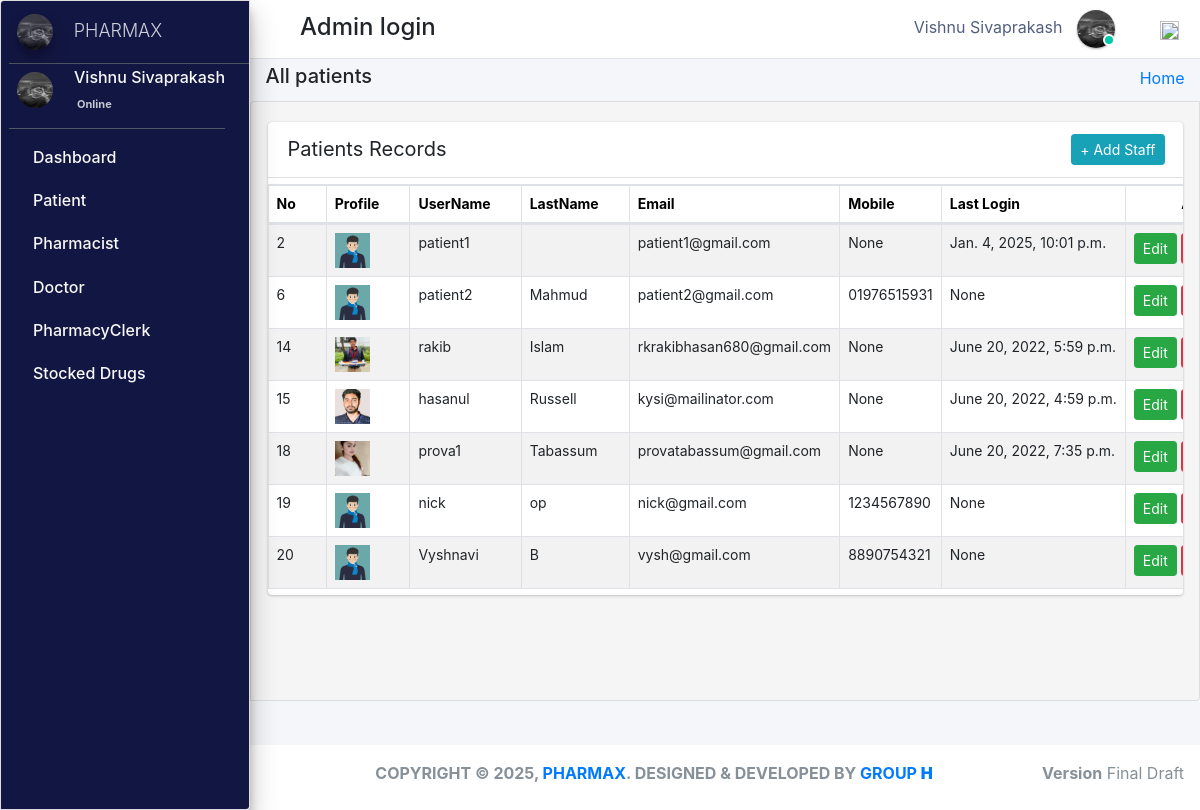
/admin_user/all_patients/ (signed in), run on the app's committed database.
### pharmacy/models.py (models this page shows, shortened)
class CustomUser(AbstractUser):
    user_type_data = ((1, "AdminHOD"), (2, "Pharmacist"), (3, "Doctor"), (4, "PharmacyClerk"),(5, "Patients"))
    user_type = models.CharField(default=1, choices=user_type_data, max_length=10)

class AdminHOD(models.Model):
    gender_category=(
        ('Male','Male'),
        ('Female','Female'),
    )
    admin = models.OneToOneField(CustomUser,null=True, on_delete = models.CASCADE)
    emp_no= models.CharField(max_length=100,null=True,blank=True)
    gender=models.CharField(max_length=100,null=True,choices=gender_category)
    mobile=models.CharField(max_length=10,null=True,blank=True)
    address=models.CharField(max_length=300,null=True,blank=True)
    profile_pic=models.ImageField(default="admin.png",null=True,blank=True)
    created_at = models.DateTimeField(auto_now_add=True)
    updated_at = models.DateTimeField(auto_now=True)
    date_employed=models.DateTimeField(auto_now_add=True, auto_now=False)
    objects = models.Manager()

class Patients(models.Model):
    gender_category=(
        ('Male','Male'),
        ('Female','Female'),
    )
    admin = models.OneToOneField(CustomUser,null=True, on_delete = models.CASCADE)
    reg_no=models.CharField(max_length=30,null=True,blank=True,unique=True)
    gender=models.CharField(max_length=7,null=True,blank=True,choices=gender_category)
    first_name=models.CharField(max_length=20,null=True,blank=True)
    last_name=models.CharField(max_length=20,null=True,blank=True)
    dob=models.DateTimeField(auto_now_add= False, auto_now=False,null=True,blank=True)
    phone_number=models.CharField(max_length=10,null=True,blank=True)
    profile_pic=models.ImageField(default="patient.jpg",null=True,blank=True)
    age= models.IntegerField(default='0', blank=True, null=True)
    address=models.CharField(max_length=300,null=True,blank=True)
    date_admitted=models.DateTimeField(auto_now_add=True, auto_now=False)
    last_updated = models.DateTimeField(auto_now_add=False, auto_now=True)

### pharmacy/HODViews.py (the view, shortened to what this page needs)
# urls.py: path('admin_user/all_patients/',HODViews.allPatients,name='all_patients'),
def allPatients(request):
    form=PatientSearchForm1(request.POST or None)
    patients=Patients.objects.all()
    context={
        "patients":patients,
        "form":form,
        "title":"Admitted Patients"
    }
    return render(request,'hod_templates/admited_patients.html',context)

### pharmacy/LoginCheckMiddleWare.py (called while the page is built, shortened)
    def process_view(self, request, view_func, view_args, view_kwargs):
        modulename = view_func.__module__
        user = request.user
        if user.is_authenticated:
            if user.user_type == "1":
                if modulename == "pharmacy.HODViews":
                    pass
                elif modulename == "":
                    pass
                elif modulename == "pharmacy.views" or modulename == "django.views.static":
                    pass
                else:
                    pass
            else:
                return redirect("login")
        else:
            if request.path == reverse("login"):
                pass
            else:
                return redirect("login")

### pharmacy/templates/hod_templates/admited_patients.html (shortened to what this page needs)
{% extends 'hod_templates/base_template.html'%}
{% load static %}
{% block page_title %}
<h5>All patients</h5>
{% endblock page_title %}
{% block main_content %}
<section class="content">
    <div class="row">
        <div class="col-md-12 px-3">
            <div class="card card-primar sc">
                <div class="card-header">
                    <span>Patients Records</span>
                   <div class="card-tools d-flex">
                <a class="btn btn-sm btn-info mr-2" href="{% url 'patient_form' %}" role="button">+ Add Staff</a>
            </div>
                </div>
                <table  class="table table-bordered table-hover dataTable" id="plist">
                    <thead>
                            <tr>
                                    <th>No</th>
                                    <th>Profile</th>
                                    <th>UserName</th>
                                    <th>LastName</th>
                                    <th>Email</th>
                                    <th>Mobile</th>
                                     <th>Last Login</th>
                                     <th class="text-center">Action</th>
                            </tr>
                    </thead>
                    <tbody>
                            {% for patient in patients %}
                            <tr class="hov"> <td>{{patient.admin.id}}</td>
                                <td> <img src="{{patient.profile_pic.url}}" class="" width="35" height="35" alt=""></td>
                                <td>{{patient.admin}}</td>
                                <td>{{patient.admin.last_name}}</td>
                                <td>{{patient.admin.email}}</td>
                                <td>{{patient.phone_number}}</td>
                                <td>{{patient.admin.last_login}}</td>
                                <td><a href="{% url 'edit_patient' patient.admin.id %}" class="btn btn-sm btn-success">Edit</a>
                                    <a href="{% url 'patient_record' patient.id %}" class="btn btn-sm btn-warning">View</a></td>
                            </tr>
                            {% endfor %}
                    </tbody>
                </table>
            </div>
        </div>
    </div>
</section>
{% endblock %}

### pharmacy/templates/hod_templates/base_template.html (shortened to what this page needs)
{% extends 'base_file.html' %} {% block htm %}
<body class="hold-transition sidebar-mini layout-fixed">
    <div class="wrapper">
        <nav class="main-header navbar navbar-expand navbar-white navbar-light">
            <ul class="navbar-nav">
                <li class="nav-item">
                    <a class="nav-link" data-widget="pushmenu" href="#" role="button"></a>
                </li>
            </ul>
            <h4 style="margin-left: 10px; margin-top: 5px;">Admin login </h4>
            <ul class="navbar-nav ml-auto">
                <li class="mx-3">
                    <a href="#" class="sm-submenu-with-image a">
                        <span>{{user.first_name}}  {{user.last_name}}</span>
                        <img src="{{request.user.adminhod.profile_pic.url}}" class="img-circle elevation-1" width="38" height="38" alt="">
                        <span class="avatar-status avatar-sm-status avatar-status-success"></span>
                    </a>
                </li>
                <li class="nav-item dropdown ml-3 low">
                    <a href="#" class="btn btn-outlined btn-black text-muted bg-transparent " data-toggle="dropdown" aria-expanded="false" data-wow-delay="0.7s"><img src="https://img.icons8.com/ios/50/000000/settings.png" width="19" height="19">
                    </a>
                </li>
            </ul>
        </nav>
        {% include 'hod_templates/sidebar.html'%}
        <div class="content-wrapper">
            <div class="content-header">
                <div class="container-fluid">
                    <div class="row ">
                        <div class="col-sm-6">
                            <h1 class="m-0 text-dark">
                                {% block page_title %} {% endblock page_title %}
                            </h1>
                        </div>
                        <div class="col-sm-6 ">
                            <ol class="breadcrumb float-sm-right">
                                <li class="breadcrumb-item"><a href="">Home</a></li>
                            </ol>
                        </div>
                    </div>
                </div>
            </div>
            {% block main_content %} {% endblock main_content %}
        </div>
        {% include 'hod_templates/footer.html'%}
    </div>
    {% endblock htm %}

### pharm/pharmacy/templates/base_file.html (shortened to what this page needs)
{% load static %}
<!DOCTYPE html>
<html lang="en">
<head>
    <link rel="stylesheet" href="{% static 'css/bootstrap.min.css'%}">
    <link rel="stylesheet" href="{% static 'css/main.css'%}">
    <link rel="stylesheet" href="{% static 'css/profile.css'%}">
    <link rel="stylesheet" href="{% static " fontawesome-free/css/all.min.css " %}">
    <link rel="stylesheet" href="https://code.ionicframework.com/ionicons/2.0.1/css/ionicons.min.css">
    <link rel="stylesheet" href="{% static 'dist/css/adminlte.css'  %}">
    <link rel="stylesheet" href="{% static 'pace-progress/themes/black/pace-theme-flat-top.css' %}">
    <link rel="stylesheet" href="{% static 'datatables-bs4/css/dataTables.bootstrap4.min.css'%}">
    <link rel="stylesheet" href="{% static 'datatables-responsive/css/responsive.bootstrap4.min.css'%}">
    <link rel="stylesheet" href="{% static 'datatables-buttons/css/buttons.bootstrap4.min.css'%}">
    <link rel="stylesheet" href="{% static 'css/select2.css' %}">
    <link href="{% static 'jquery-ui2/jquery-ui.min.css' %}" rel="stylesheet">
    <link href="{% static 'jquery-ui2/jquery-ui.structure.min.css' %}" rel="stylesheet">
    <link href="{% static 'jquery-ui2/jquery-ui.theme.min.css' %}" rel="stylesheet">
</head>
{% block htm %} {% endblock htm%}
</body>
</html>

### pharmacy/templates/hod_templates/sidebar.html (shortened to what this page needs)
<aside class="main-sidebar sidebar-dark-primary elevation-4">
    <a href="" class="brand-link ml-2">
        <img src="{{request.user.adminhod.profile_pic.url}}" alt="" width="36" height="36" class=" img-circle elevation-3" style="opacity: .8">
        <span class="brand-text font-weight-light mt-1 ml-3 mmust">PHARMAX</span>
    </a>
    <div class="sidebar">
        <div class="user-panel mr-3">
            <div class="pull-left image sm-submenu-with-image a ml-2 ">
                <img src="{{request.user.adminhod.profile_pic.url}}" class="img-circle mt-2" width="36" height="36" alt="User Image">
            </div>
            <div class="pull-left info">
                <p>{{user.first_name}} {{user.last_name}}</p>
                <a href="#"> Online</a>
            </div>
        </div>
        <nav class="mt-2">
            <ul class="nav nav-pills nav-sidebar flex-column" data-widget="treeview" role="menu" data-accordion="false">
                <li class="nav-item">
                    <a href="{% url  'admin_dashboard' %}" class="nav-link">
                        <p>
                            Dashboard
                        </p>
                    </a>
                </li>
                <li class="nav-item">
                    <a href="#" class="nav-link">
                        <p>
                            Patient
                        </p>
                    </a>
                </li>
                <li class="nav-item">
                    <a href="#" class="nav-link">
                        <p>
                            Pharmacist
                        </p>
                    </a>
                </li>
                <li class="nav-item">
                    <a href="#" class="nav-link">
                        <p>
                            Doctor
                        </p>
                    </a>
                </li>
                <li class="nav-item">
                    <a href="#" class="nav-link">
                        <p>
                            PharmacyClerk
                        </p>
                    </a>
                </li>
                <li class="nav-item">
                    <a href="#" class="nav-link">
                        <p>
                            Stocked Drugs
                        </p>
                    </a>
                </li>
            </ul>
        </nav>
    </div>
</aside>

### pharmacy/templates/hod_templates/footer.html
<footer class="main-footer pt-3 text-center">
    <strong>COPYRIGHT &copy; {% now "Y" %}, <a href="#">PHARMAX</a>. DESIGNED & DEVELOPED BY <a href="#">GROUP <b>H</b></a></strong>
    <div class="float-right d-none d-sm-inline-block">
        <b>Version</b> Final Draft
    </div>
</footer>

### static/css/main.css (style rules this page uses)
html { font-family: sans-serif; line-height: 1.15; -webkit-text-size-adjust: 100%; -webkit-tap-highlight-color: transparent; }
body { overflow-y: hidden; overflow-x: hidden; font-family: -apple-system, BlinkMacSystemFont, "Segoe UI", Roboto, "Helvetica Neue", Arial, "Noto Sans", sans-serif, "Apple Color Emoji", "Segoe UI Emoji", "Segoe UI Symbol", "Noto Color Emoji" !important; }
th { color: rgb(0, 0, 0); font-size: 14px !important; }
.content { background-color: #f5f5f5; border: 1px solid #dddddd; border-radius: 4px 0px 4px 0px; left: -1px; padding: 10px 7px 5px; }
.main-sidebar { background: #ffffff; border: 1px solid #dddddd; border-radius: 4px 0px 4px 0px; font-weight: bold; }
.content { height: 75vh; overflow-y: scroll; overflow-x: hidden; }
.sc { white-space: nowrap; display: block; overflow-x: hidden !important; }
.content .row { margin-top: 20px !important; }
.main-sidebar { background-color: #121642 !important; color: white !important; }
.main-sidebar p { color: #f8f8f8 !important; font-weight: 500 !important }
td { font-size: 14px !important; }
.hov { transition: transform .5s; }
.avatar-status { position: absolute; bottom: 12px; right: 75.4px; display: -ms-inline-flexbox; display: inline-flex; -ms-flex-negative: 0; flex-shrink: 0; -ms-flex-pack: center; justify-content: center; -ms-flex-align: center; align-items: center; white-space: nowrap; text-align: center; vertical-align: baseline; font-weight: 600; border: .125rem solid #fff; width: 12px; height: 12px; line-height: 1; font-size: .71094rem; border-radius: 50%; }
.avatar-status-success { color: #fff; background-color: #00c9a7; }
.card-header span { font-size: 20px !important; }
.table>tbody>tr>td, .table>tbody>tr>th, .table>tfoot>tr>td, .table>tfoot>tr>th, .table>thead>tr>td, .table>thead>tr>th { padding: 8px; line-height: 1.42857143; vertical-align: top; }
.pull-left { float: left; }
.pull-left { float: left!important; }
.user-panel>.info { padding: 5px 5px 5px 15px; line-height: 1; position: absolute; left: 55px; }
.user-panel>.info>p { font-weight: 600; margin-bottom: 9px; }
p { margin: 0 0 10px; }
.user-panel { padding-bottom: 20px; }
.user-panel:after { clear: both; }
.user-panel:before, .user-panel:after { content: " "; display: table; }
.user-panel>.info>a { text-decoration: none; padding-right: 5px; margin-top: 3px; font-size: 11px; overflow: hidden; white-space: nowrap; }
.mmust { overflow: hidden; white-space: nowrap; font-size: 18px; }
.table { background: white !important; }
.container-fluid { width: 100%; padding-right: 15px; padding-left: 15px; margin-right: auto; margin-left: auto; }
.row { display: flex; flex-wrap: wrap; margin-right: -15px; margin-left: -15px; }
.d-flex { display: flex !important; z-index: 44; }
.d-flex { display: flex !important; }
.table tbody tr:nth-of-type(odd) { background-color: rgba(0, 0, 0, .05) !important; }
.table tbody tr:nth-of-type(odd) { background-color: rgba(197, 197, 197, 0.05) !important; }
.main-footer { height: 65px !important; background: #ffffff; border-top: none !important; color: #869099; font-size: 1.0rem !important; }
.img-circle { border-radius: 50%; }
.content-wrapper .content-header { padding: 5px 0.5rem !important; }

### static/css/profile.css (style rules this page uses)
li { list-style-type: none ! }
.navbar-nav span { color: #525f7f !important; margin-right: 10px !important; }
body { font-family: 'Rubik', sans-serif; height: 100% !important; }
.table tbody tr:nth-of-type(odd) { background-color: rgba(0, 0, 0, .05) !important; }

### data on the page
CustomUser: first_name "Vishnu", last_name "Sivaprakash", user.adminhod.profile_pic (picture)
Patients: admin.id "2", profile_pic (picture), admin "patient1", admin.email "patient1@gmail.com", phone_number "None", admin.last_login "Jan. 4, 2025, 10:01 p.m."
Patients: admin.id "6", profile_pic (picture), admin "patient2", admin.last_name "Mahmud", admin.email "patient2@gmail.com", phone_number "01976515931", admin.last_login "None"
Patients: admin.id "14", profile_pic (picture), admin "rakib", admin.last_name "Islam", admin.email "rkrakibhasan680@gmail.com", phone_number "None", admin.last_login "June 20, 2022, 5:59 p.m."
Patients: admin.id "15", profile_pic (picture), admin "hasanul", admin.last_name "Russell", admin.email "kysi@mailinator.com", phone_number "None", admin.last_login "June 20, 2022, 4:59 p.m."
Patients: admin.id "18", profile_pic (picture), admin "prova1", admin.last_name "Tabassum", admin.email "provatabassum@gmail.com", phone_number "None", admin.last_login "June 20, 2022, 7:35 p.m."
Patients: admin.id "19", profile_pic (picture), admin "nick", admin.last_name "op", admin.email "nick@gmail.com", phone_number "1234567890", admin.last_login "None"
Patients: admin.id "20", profile_pic (picture), admin "Vyshnavi", admin.last_name "B", admin.email "vysh@gmail.com", phone_number "8890754321", admin.last_login "None"
